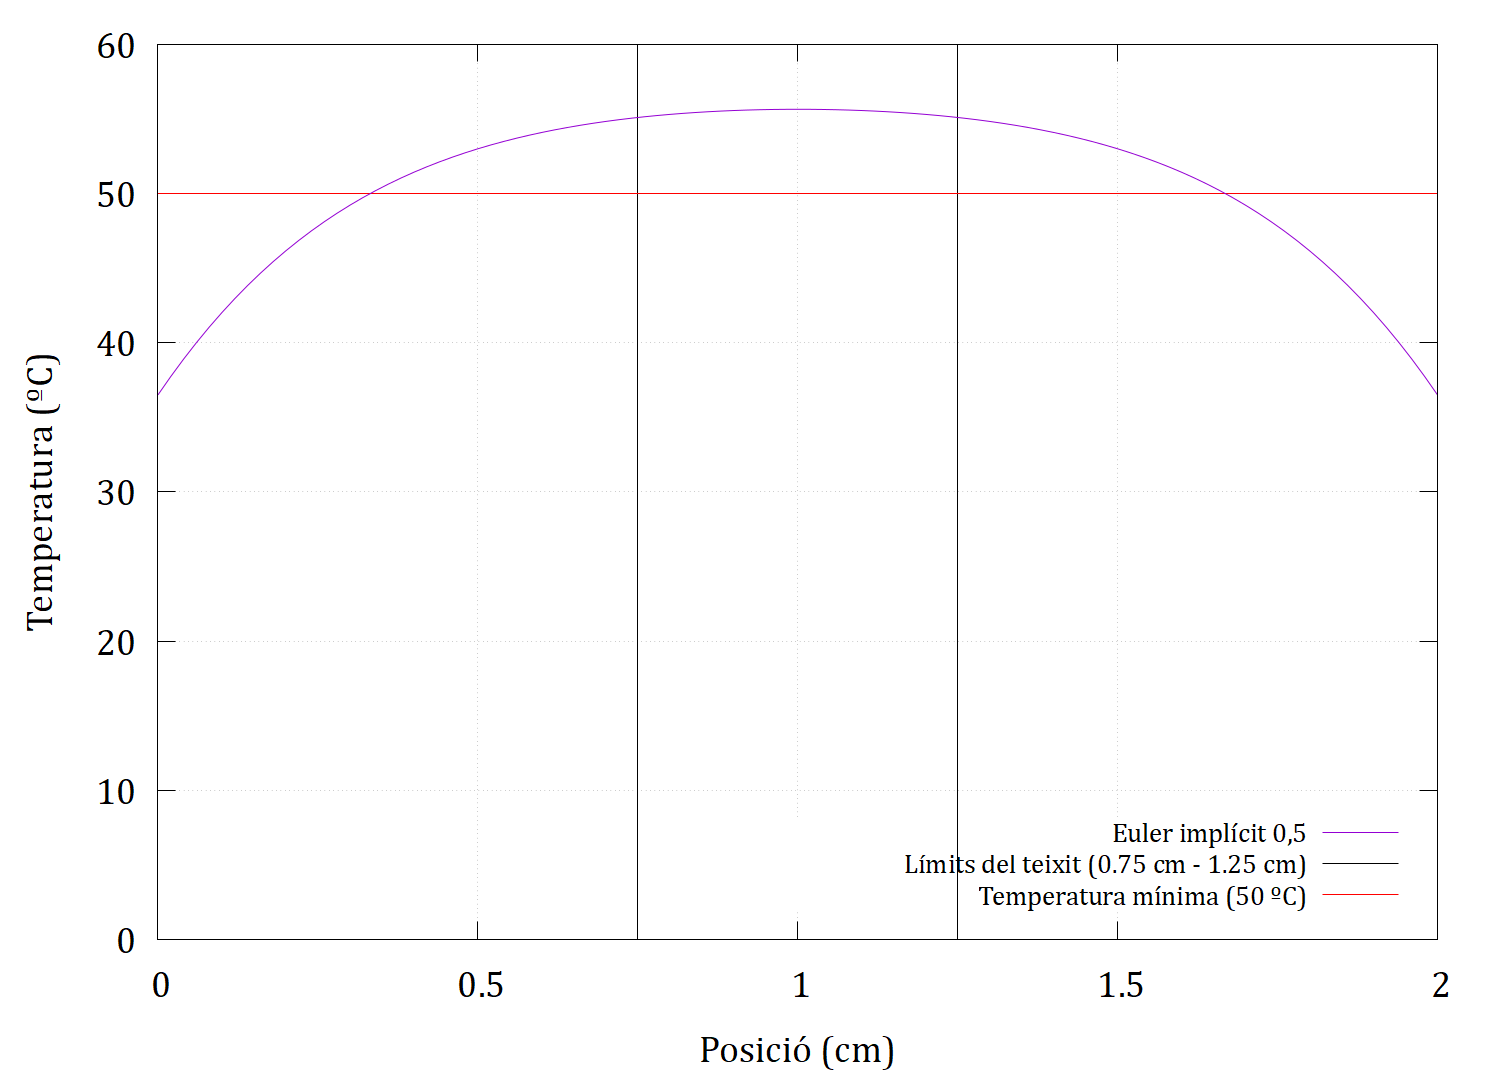

Source code (gnuplot):
set terminal pngcairo enhanced size 1500,1080 font "Cambria,28"
set output 'EImpl_05.png'
set ylabel "Temperatura (ºC)"
set xlabel "Posició (cm)"
set xrange[0:2]
set yrange[0:60]
set grid
set key at screen 0.7200, 0.2 center font "Cambria, 20" # Posició de la llegenda

# Línies verticals
set arrow from 1.25, graph 0 to 1.25, graph 1 nohead lt 2 lw 1 lc rgb "black"
set arrow from 0.75, graph 0 to 0.75, graph 1 nohead lt 2 lw 1 lc rgb "black"
# Línies horitzontals
set arrow from graph 0, first 50 to graph 1, first 50 nohead lt 2 lw 1 lc rgb "red"
set format x "%.1f"
# Llegenda
plot "Resultats_Eulimp_1.dat" using 2:1 with lines title "Euler implícit 0.5", \
     1/0 lc rgb "black" lw 1 title "Límits del teixit (0.75 cm - 1.25 cm)", \
     1/0 lc rgb "red" lw 1 title "Temperatura mínima (50 ºC)"


set output
